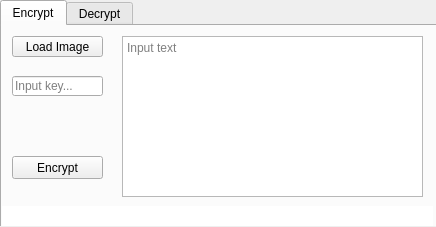
<?xml version="1.0" encoding="UTF-8"?>
<ui version="4.0">
 <class>MainWindow</class>
 <widget class="QMainWindow" name="MainWindow">
  <property name="geometry">
   <rect>
    <x>0</x>
    <y>0</y>
    <width>436</width>
    <height>227</height>
   </rect>
  </property>
  <property name="minimumSize">
   <size>
    <width>436</width>
    <height>227</height>
   </size>
  </property>
  <property name="maximumSize">
   <size>
    <width>436</width>
    <height>227</height>
   </size>
  </property>
  <property name="windowTitle">
   <string>MainWindow</string>
  </property>
  <widget class="QWidget" name="centralwidget">
   <property name="minimumSize">
    <size>
     <width>436</width>
     <height>226</height>
    </size>
   </property>
   <property name="maximumSize">
    <size>
     <width>436</width>
     <height>226</height>
    </size>
   </property>
   <widget class="QTabWidget" name="tabWidget">
    <property name="geometry">
     <rect>
      <x>0</x>
      <y>0</y>
      <width>441</width>
      <height>261</height>
     </rect>
    </property>
    <property name="maximumSize">
     <size>
      <width>671</width>
      <height>421</height>
     </size>
    </property>
    <property name="currentIndex">
     <number>0</number>
    </property>
    <property name="movable">
     <bool>false</bool>
    </property>
    <widget class="QWidget" name="encrypt_tab">
     <attribute name="title">
      <string>Encrypt</string>
     </attribute>
     <widget class="QPushButton" name="pushButton">
      <property name="geometry">
       <rect>
        <x>10</x>
        <y>10</y>
        <width>91</width>
        <height>21</height>
       </rect>
      </property>
      <property name="text">
       <string>Load Image</string>
      </property>
     </widget>
     <widget class="QTextEdit" name="text_input">
      <property name="geometry">
       <rect>
        <x>120</x>
        <y>10</y>
        <width>301</width>
        <height>161</height>
       </rect>
      </property>
      <property name="placeholderText">
       <string>Input text</string>
      </property>
     </widget>
     <widget class="QLineEdit" name="Debug_area_1">
      <property name="geometry">
       <rect>
        <x>0</x>
        <y>180</y>
        <width>431</width>
        <height>20</height>
       </rect>
      </property>
      <property name="frame">
       <bool>false</bool>
      </property>
      <property name="readOnly">
       <bool>true</bool>
      </property>
     </widget>
     <widget class="QLineEdit" name="lineEdit">
      <property name="geometry">
       <rect>
        <x>10</x>
        <y>50</y>
        <width>91</width>
        <height>20</height>
       </rect>
      </property>
      <property name="placeholderText">
       <string>Input key...</string>
      </property>
     </widget>
     <widget class="QPushButton" name="pushButton_4">
      <property name="geometry">
       <rect>
        <x>10</x>
        <y>130</y>
        <width>91</width>
        <height>23</height>
       </rect>
      </property>
      <property name="text">
       <string>Encrypt</string>
      </property>
     </widget>
    </widget>
    <widget class="QWidget" name="decrypt_tab">
     <attribute name="title">
      <string>Decrypt</string>
     </attribute>
     <widget class="QPushButton" name="pushButton_2">
      <property name="geometry">
       <rect>
        <x>10</x>
        <y>10</y>
        <width>91</width>
        <height>21</height>
       </rect>
      </property>
      <property name="text">
       <string>Load Image</string>
      </property>
     </widget>
     <widget class="QTextEdit" name="text_output">
      <property name="geometry">
       <rect>
        <x>120</x>
        <y>10</y>
        <width>301</width>
        <height>161</height>
       </rect>
      </property>
      <property name="readOnly">
       <bool>true</bool>
      </property>
     </widget>
     <widget class="QLineEdit" name="Debug_area_2">
      <property name="geometry">
       <rect>
        <x>0</x>
        <y>180</y>
        <width>431</width>
        <height>20</height>
       </rect>
      </property>
      <property name="frame">
       <bool>false</bool>
      </property>
      <property name="readOnly">
       <bool>true</bool>
      </property>
     </widget>
     <widget class="QLineEdit" name="lineEdit_2">
      <property name="geometry">
       <rect>
        <x>10</x>
        <y>50</y>
        <width>91</width>
        <height>20</height>
       </rect>
      </property>
      <property name="placeholderText">
       <string>Input key...</string>
      </property>
     </widget>
     <widget class="QPushButton" name="pushButton_3">
      <property name="geometry">
       <rect>
        <x>10</x>
        <y>130</y>
        <width>91</width>
        <height>23</height>
       </rect>
      </property>
      <property name="text">
       <string>Decrypt</string>
      </property>
     </widget>
     <widget class="QCheckBox" name="checkBox">
      <property name="geometry">
       <rect>
        <x>10</x>
        <y>160</y>
        <width>101</width>
        <height>17</height>
       </rect>
      </property>
      <property name="text">
       <string>Save to res.txt</string>
      </property>
     </widget>
    </widget>
   </widget>
  </widget>
 </widget>
 <resources/>
 <connections/>
</ui>
